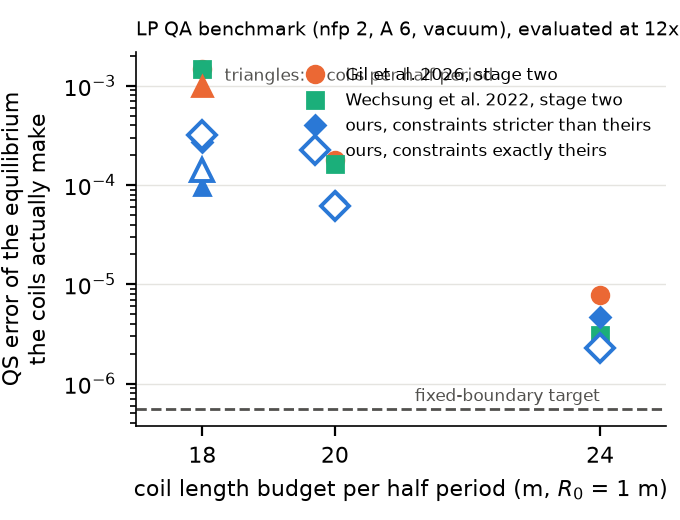

Write the Python code that produced this figure.
"""Fig. 3(b): actual QS error vs coil-length budget on the LP QA benchmark (vacuum).

    python fig3b_qs_vs_budget.py analysis/fig3b_qs_vs_budget.pdf [--eval 12x12]

Every point is the two-term QS error of the three-term free-boundary equilibrium the coils make, scored by ONE
evaluator (eval_coilsets_vacuum.py) at one resolution: runs/lpqa_vacuum_eval_<tag>/ (published sets and ours_<run>).
Falls back to runs/lpqa_vacuum_eval (8x8) for published sets and to the runs' own metrics.jsonl for ours when the
common-resolution row is missing (marked with a dot in the legend note).  Orange = Gil 2026, aqua = Wechsung 2022,
blue = ours: filled = margins (stricter than theirs), open = exactly their thresholds.
"""
import json
import sys
from pathlib import Path

import matplotlib

matplotlib.use("Agg")
import matplotlib.pyplot as plt

BLUE, ORANGE, AQUA, MUTED, GRID = "#2a78d6", "#eb6834", "#1baf7a", "#52514e", "#e5e4e0"
P = Path(__file__).resolve().parents[1]
out = sys.argv[1]
tag = sys.argv[sys.argv.index("--eval") + 1] if "--eval" in sys.argv else "12x12"
EV, EV8 = P / f"runs/lpqa_vacuum_eval_{tag}", P / "runs/lpqa_vacuum_eval"

# budget -> (published sets, ours under margins, ours under exactly their thresholds); run names = latest continuation
ROWS = {18: dict(gil="gil_L18", wech="wechsung_L18", margin="vac-L18-c2", exact="vac-L18-exact"),
        20: dict(gil="gil_L20", wech="wechsung_L20", margin="vac-L20-c3", exact="vac-L20-exact"),
        24: dict(gil="gil_L24", wech="wechsung_L24", margin="vac-L24-wech-c1", exact="vac-L24-wech-feas2")}
THREE = dict(gil="gil_3coil_L18", margin="vac-3coil-c2", exact="vac-3coil-exact")
fallback = []


def published(name):
    for d in (EV / name, EV8 / name):
        if (d / "row.json").exists():
            if d.parent == EV8 and EV.exists():
                fallback.append(name)
            return json.load(open(d / "row.json"))["qa_total"]
    return None


def ours(run):
    d = EV / f"ours_{run}"
    if (d / "row.json").exists():
        return json.load(open(d / "row.json"))["qa_total"]
    m = P / "runs/batch" / run / "metrics.jsonl"
    if m.exists():
        fallback.append(run)
        return json.loads(m.read_text().splitlines()[-1])["qa"]
    return None


plt.rcParams.update({"font.size": 8, "axes.labelsize": 8, "legend.fontsize": 7, "axes.linewidth": 0.6, "font.family": "sans-serif"})
fig, ax = plt.subplots(figsize=(3.4, 2.6), dpi=200)
ax.set_yscale("log"); ax.grid(axis="y", color=GRID, lw=0.5); ax.set_axisbelow(True)
for side in ("top", "right"):
    ax.spines[side].set_visible(False)
first = True
for x, r in ROWS.items():
    lab = (lambda s: s if first else None)
    ax.plot(x, published(r["gil"]), "o", color=ORANGE, ms=6, label=lab("Gil et al. 2026, stage two"))
    ax.plot(x, published(r["wech"]), "s", color=AQUA, ms=6, label=lab("Wechsung et al. 2022, stage two"))
    if (v := ours(r["margin"])) is not None:
        ax.plot(x, v, "D", color=BLUE, ms=5, label=lab("ours, constraints stricter than theirs"))
    if (v := ours(r["exact"])) is not None:
        ax.plot(x, v, "D", color=BLUE, ms=7, mfc="white", mew=1.4, label=lab("ours, constraints exactly theirs"))
    first = False
ax.plot(18, published(THREE["gil"]), "^", color=ORANGE, ms=7)
if (v := ours(THREE["margin"])) is not None:
    ax.plot(18, v, "^", color=BLUE, ms=6)
if (v := ours(THREE["exact"])) is not None:
    ax.plot(18, v, "^", color=BLUE, ms=8, mfc="white", mew=1.4)
ax.annotate("triangles: 3 coils per half period", xy=(18, published(THREE["gil"])), xytext=(8, 2), textcoords="offset points", fontsize=6, color=MUTED)
tgt = EV / "target.json" if (EV / "target.json").exists() else EV8 / "target.json"
if tgt.exists():
    t = json.load(open(tgt))["qa_total"]
    ax.axhline(t, color=MUTED, ls="--", lw=1)
    ax.annotate("fixed-boundary target", xy=(24, t), xytext=(0, 3), textcoords="offset points", fontsize=6, color=MUTED, ha="right")
ax.set_xticks([18, 20, 24]); ax.set_xlim(17, 25)
ax.set_xlabel("coil length budget per half period (m, $R_0$ = 1 m)")
ax.set_ylabel("QS error of the equilibrium\nthe coils actually make")
ax.set_title(f"LP QA benchmark (nfp 2, A 6, vacuum), evaluated at {tag}", fontsize=7, loc="left")
ax.legend(frameon=False, loc="upper right", fontsize=6)
fig.subplots_adjust(left=0.2, right=0.98, bottom=0.18, top=0.9)
fig.savefig(out); fig.savefig(out.replace(".pdf", ".png"))
print("wrote", out, "fallbacks (not at common resolution):", fallback)
